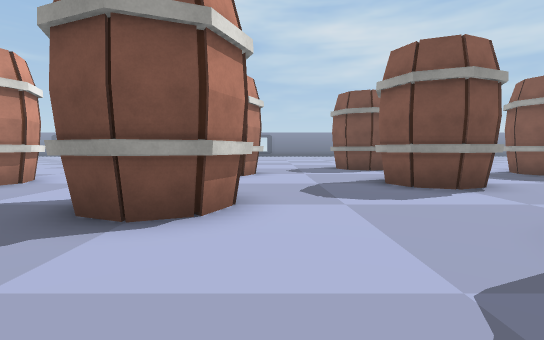
view 1 (above)

17 first-person views from a walk through a Unity game level. The camera is 1.5 m above the floor, tilts 4° down and sees 85° across. The floor is counted in squares, 2 m on a side. Each view is taken from the middle of a square. On the plan, view 1 faces up. The plan holds only what a view shows up to about 10 squares ahead; the rest is blank. The place goes on beyond the plan. Some animated figures are left out. Some surface patterns are stand-ins.

view 2
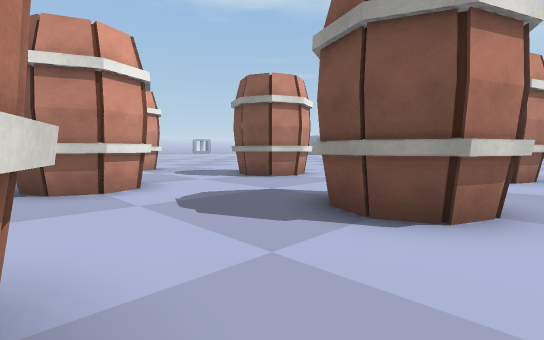

view 3
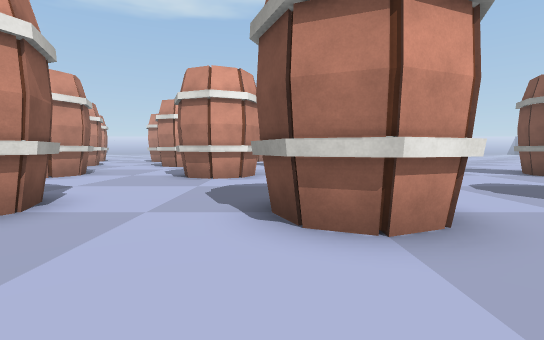

view 4
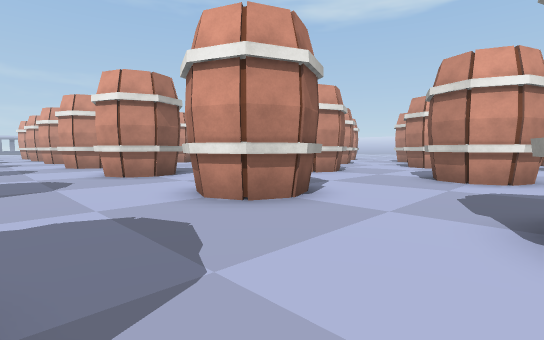

view 5
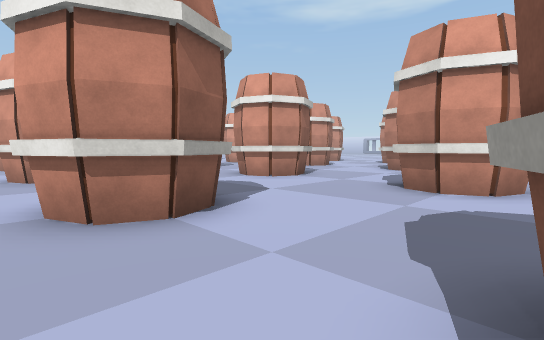

view 6
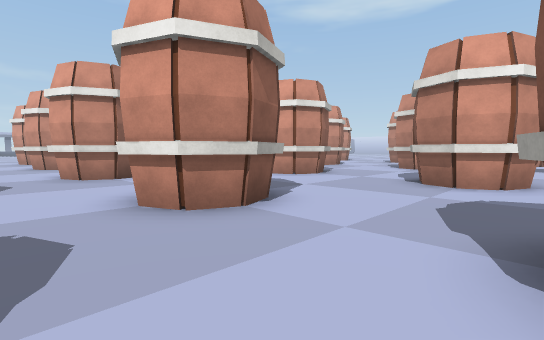

view 7
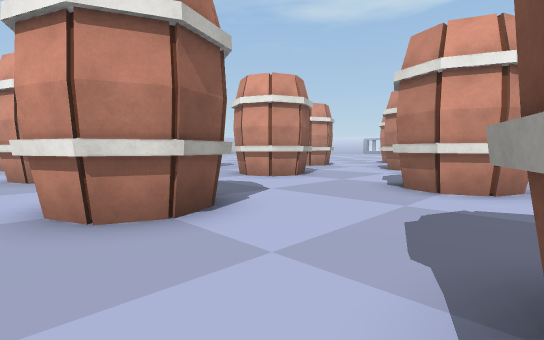

view 8
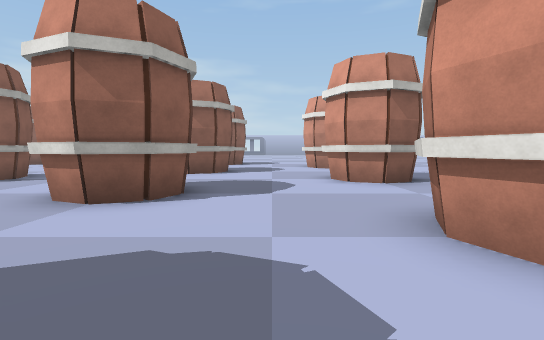

view 9
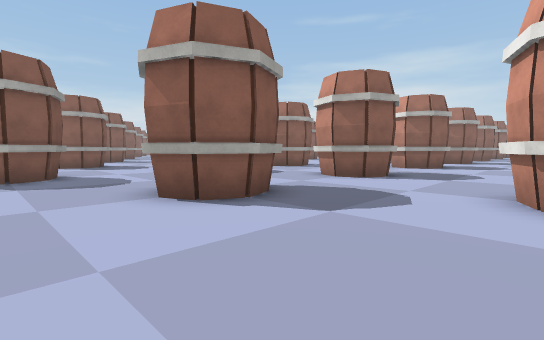

view 10
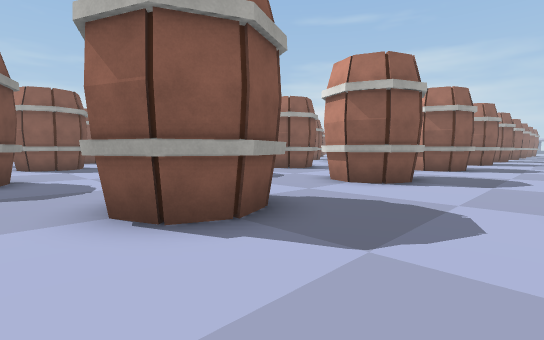

view 11
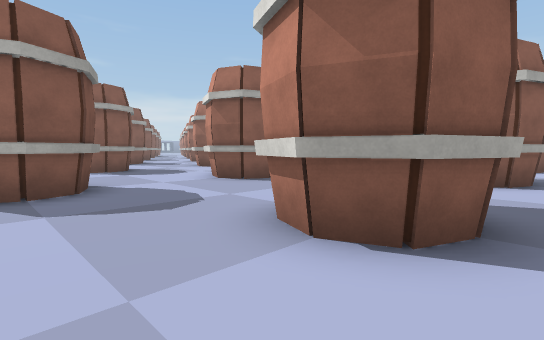

view 12
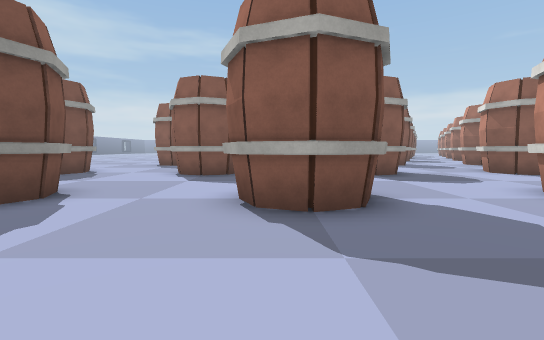

view 13
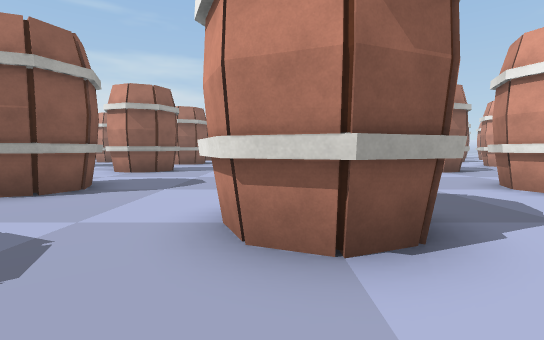

view 14
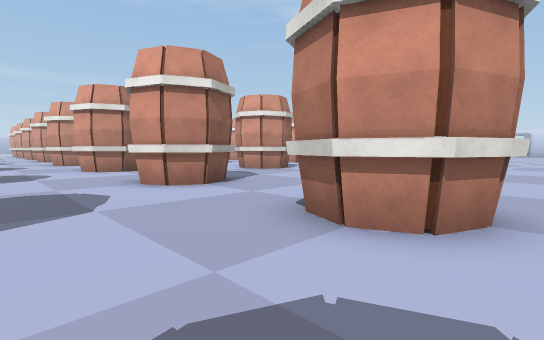

view 15
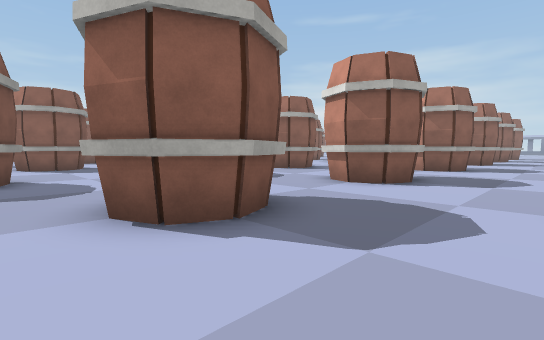

view 16
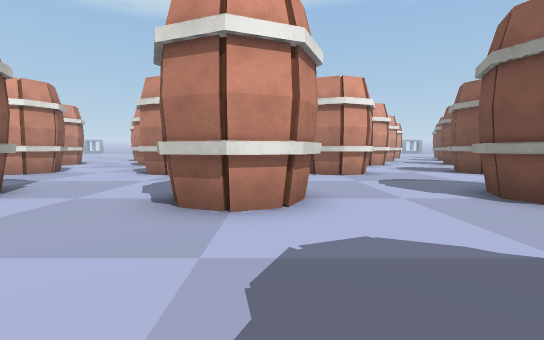

view 17
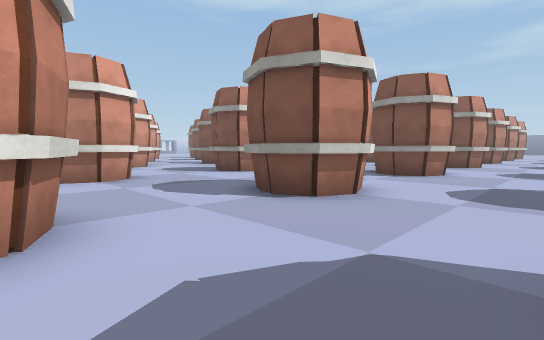

### Floor plan
Key: @ floor where view 1 was taken; # wall or solid block; . floor; O other object.
Columns run from 7 left of view 1 to 9 right of it. Each row starts with its distance up from view 1.
 12  .........## ....
 11  .........O#.....
 10 .....#O........#O
  9 .....##........#
  8 .....##........#
  7  #........##...
  6 O#........O#..
  5 .....#O.......
  4 .....##........#
  3 .....##........#
  2 ##........##.....
  1 O#........O .....
  0  ....#O@...   .#O
 -1 .....##.....   #
 -2 .....##.....
 -3 ##........##
 -4 O#........O
 -5 .....#O........#O
 -6 .....##........#
 -7 .....##... ...
 -8 ##........  ...
 -9 O#........O#...
-10 .....#O........
-11 .....##........
-12 .....##... ....
-13 ##........ #...
-14 O#........O#...
-15 .....#O........
-16 .....##........
-17 .....##........
-18 ##.......  #....
-19 O#....... O#...
-20 .....#O.......
-21 .....##......
-22 ..... #.....
-23 ##........#
-24  #........O

Where each view was taken, in squares from view 1:
view 1: 0 up, 0 right, facing up
view 2: 0 up, 0 right, facing up-left
view 3: 2 down, 2 right, facing left
view 4: 2 down, 2 right, facing down-left
view 5: 7 down, 0 right, facing down-left
view 6: 12 down, 1 right, facing down-left
view 7: 17 down, 0 right, facing down-left
view 8: 16 down, 4 left, facing down
view 9: 12 up, 6 left, facing down-right
view 10: 11 up, 5 left, facing down-right
view 11: 12 up, 3 left, facing down-right
view 12: 7 up, 1 left, facing right
view 13: 7 up, 1 left, facing down
view 14: 8 up, 3 left, facing down-left
view 15: 4 down, 5 left, facing down-right
view 16: 18 down, 8 right, facing left
view 17: 18 down, 7 right, facing up-left
